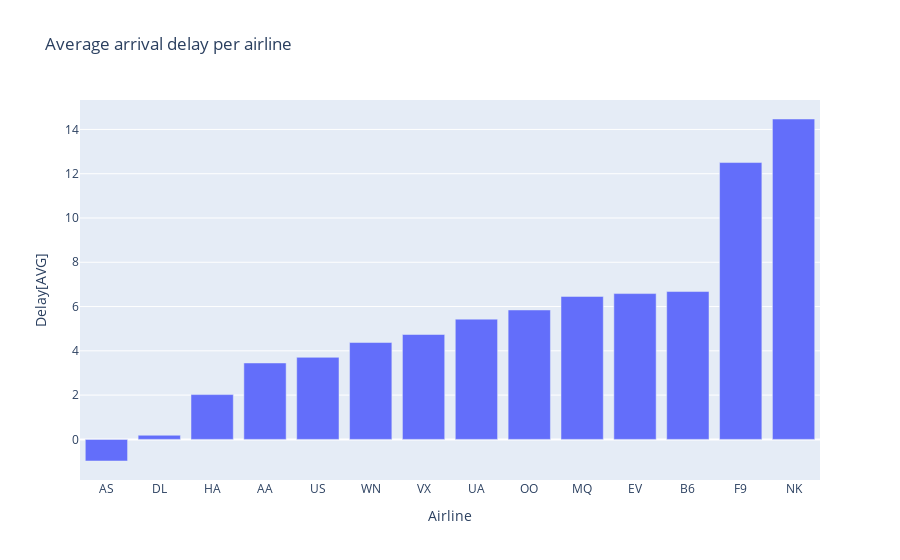

Notebook code for this chart:
### Code cell
px.bar(
    df_delays.to_pandas(),
    x= 'AIRLINE',
    y= 'ARRIVALS_DELAY',
    title = 'Average arrival delay per airline',
    labels= {
        'AIRLINE': 'Airline',
        'ARRIVALS_DELAY': 'Delay[AVG]'
    }
)

### Figure 1 — Plotly figure (JSON) as saved in the notebook; plotly's stock layout.template omitted (floating-point values rounded to 4 significant figures)
{"data": [{"alignmentgroup": "True", "hovertemplate": "Airline=%{x}<br>Delay[AVG]=%{y}<extra></extra>", "legendgroup": "", "marker": {"color": "#636efa", "pattern": {"shape": ""}}, "name": "", "offsetgroup": "", "orientation": "v", "showlegend": false, "textposition": "auto", "type": "bar", "x": ["AS", "DL", "HA", "AA", "US", "WN", "VX", "UA", "OO", "MQ", "EV", "B6", "F9", "NK"], "xaxis": "x", "y": [-0.9766, 0.1868, 2.023, 3.451, 3.706, 4.375, 4.738, 5.432, 5.846, 6.458, 6.585, 6.678, 12.5, 14.47], "yaxis": "y"}], "layout": {"barmode": "relative", "legend": {"tracegroupgap": 0}, "title": {"text": "Average arrival delay per airline"}, "xaxis": {"anchor": "y", "domain": [0, 1], "title": {"text": "Airline"}}, "yaxis": {"anchor": "x", "domain": [0, 1], "title": {"text": "Delay[AVG]"}}}}
